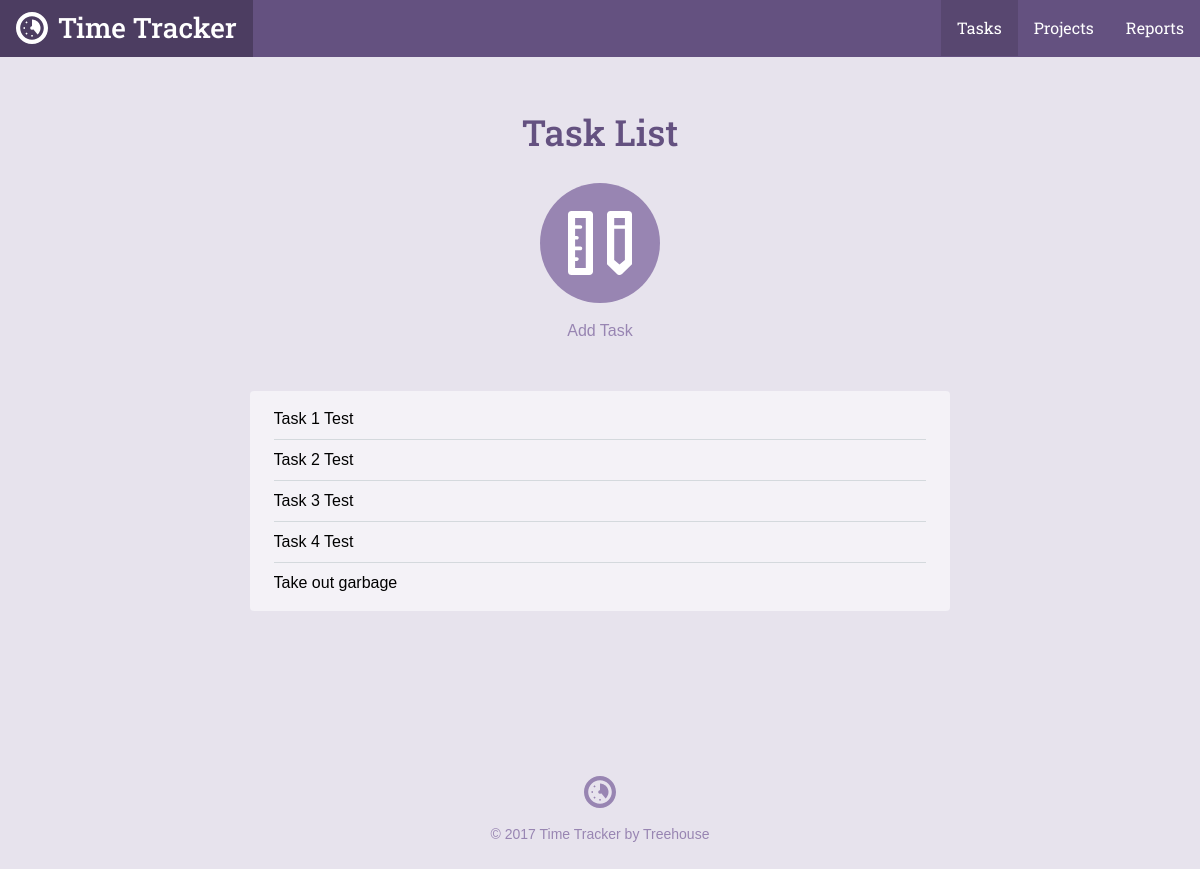
Before: /task_list.php with the older database file.
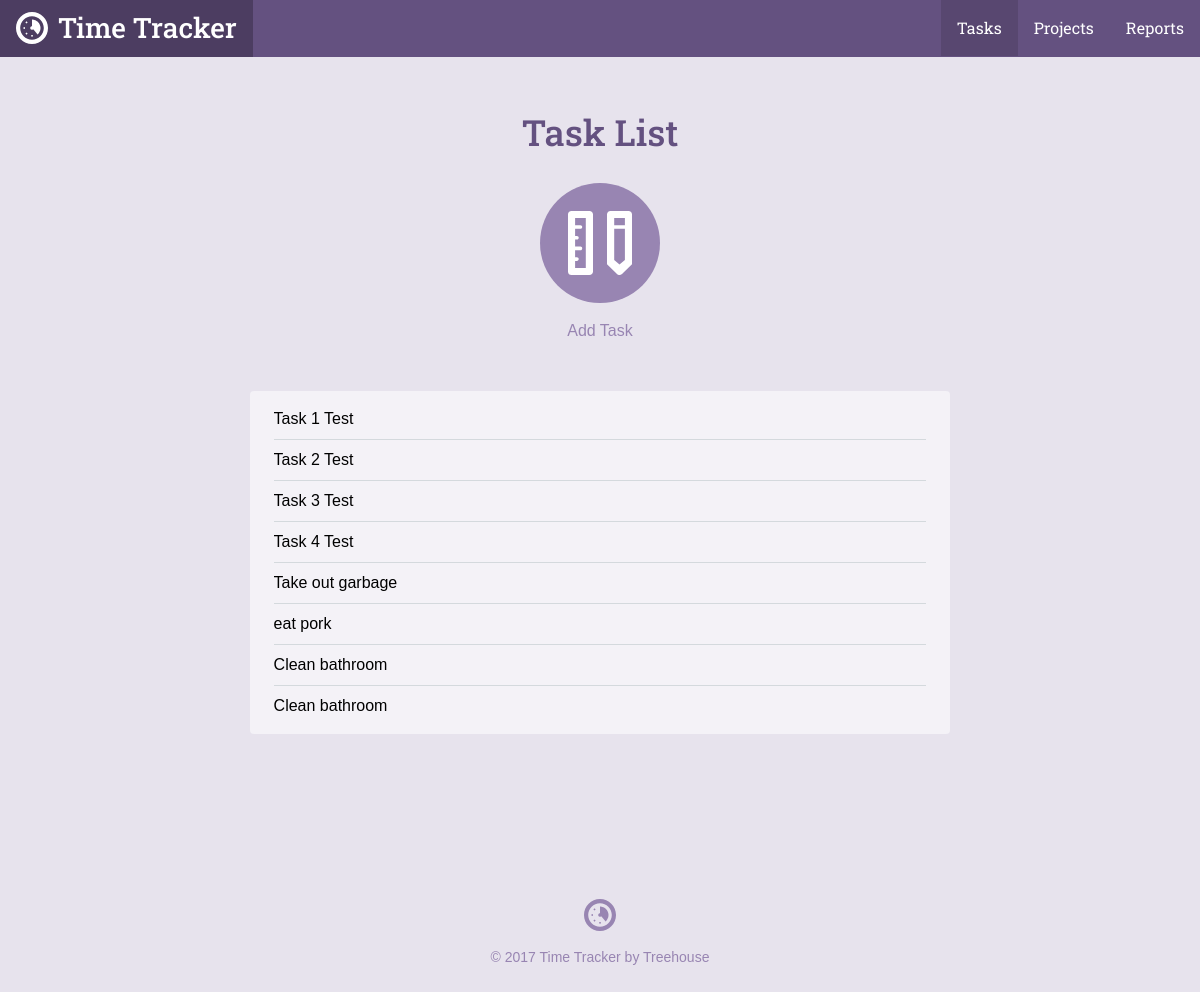
After: the same page with the newer database file.
### tables this page shows
CREATE TABLE `tasks` (
	`task_id`	INTEGER PRIMARY KEY AUTOINCREMENT,
	`project_id`	INTEGER,
	`title`	TEXT,
	`date`	INTEGER NOT NULL,
	`time`	TEXT NOT NULL
);

### inc/functions.php (called while the page is built, shortened)
<?php
function get_task_list(){
	include 'connection.php';
	$sql = "SELECT tasks.*,projects.title AS project FROM tasks INNER JOIN projects ON projects.project_id = tasks.project_id";
	try{
		return $db->query($sql);
	}catch(Exception $e){
		echo "Error: " . $e->getMessage() . "</br>";
		return array();
	}
}

### task_list.php (the view, shortened to what this page needs)
<?php
require 'inc/functions.php';
$page = "tasks";
include 'inc/header.php';
?>
<div class="section catalog random">
    <div class="col-container page-container">
        <div class="col col-70-md col-60-lg col-center">
            <h1 class="actions-header">Task List</h1>
            <div class="actions-item">
                <a class="actions-link" href="task.php">
                    <span class="actions-icon">
                        <svg viewbox="0 0 64 64"><use xlink:href="#task_icon"></use></svg>
                    </span>
                Add Task</a>
            </div>
            <div class="form-container">
              <ul class="items">
               <?php
                    foreach(get_task_list() as $item){
                        echo "<li>". $item['title'] . "</li>";
                    }
                ?>
              </ul>
            </div>
        </div>
    </div>
</div>
<?php include("inc/footer.php"); ?>

### inc/header.php (shortened to what this page needs)
<html>
<head>
	<link rel="stylesheet" href="css/style.css" type="text/css">
</head>
<body>
	<header class="header">
    <div class="col-container">
  		<h1>
        <a class="logo" href="./">
          <svg viewbox="0 0 64 64" class="logo-icon"><use xlink:href="#logo_icon"></use></svg>
          <span class="logo-name">Time Tracker</span>
        </a>
      </h1>
  		<ul class="nav">
        <li class="nav-item tasks<?php if ($page == "tasks") { echo " on"; } ?>"><a class="nav-link" href="task_list.php">Tasks</a></li>
        <li class="nav-item projects<?php if ($page == "projects") { echo " on"; } ?>"><a class="nav-link" href="project_list.php">Projects</a></li>
        <li class="nav-item reports<?php if ($page == "reports") { echo " on"; } ?>"><a class="nav-link" href="reports.php">Reports</a></li>
      </ul>
    </div>
  </header>
	<div id="content">

### inc/footer.php
</div>
	<footer class="footer">
    <div class="col-container">
      <svg viewbox="0 0 64 64" class="logo-icon"><use xlink:href="#logo_icon"></use></svg>
  		<p class="footer-copy">&copy; <?php echo date("Y"); ?> Time Tracker by Treehouse</p>
    </div>
	</footer>
</body>
</html>

### css/style.css (style rules this page uses)
*,:after,:before { box-sizing:border-box }
html { font-family:sans-serif;-ms-text-size-adjust:100%;-webkit-text-size-adjust:100% }
body { margin:0 }
article,aside,details,figcaption,figure,footer,header,hgroup,main,menu,nav,section,summary { display:block }
a { background-color:transparent }
h1 { font-size:2em;margin:.67em 0 }
svg:not(:root) { overflow:hidden }
html { font-size:100%;line-height:1.5;-webkit-tap-highlight-color:transparent }
body { font-size:1rem;font-family:"Gotham Rounded A","Gotham Rounded B","Helvetica",Helvetica,Arial,sans-serif;font-style:normal;font-weight:400 }
.col { float:left;width:100% }
.col-container:before,.col-container:after { content:" ";display:table }
.col-container:after { clear:both }
.col-center { float:none;margin:0 auto }
@media screen and (min-width: 680px) { .col-70-md { width:70% !important } }
@media screen and (min-width: 960px) { .col-60-lg { width:60% !important } }
h1,h2,h3,h4,h5,h6 { color:#40484a;display:block;font-weight:500;margin:0;text-rendering:optimizeLegibility }
h1 { font-size:2.25rem }
p { color:#576366;font-size:1rem;line-height:1.5;margin:0 }
a { color:#3f8abf;cursor:pointer;transition:color 300ms 0s ease;text-decoration:none }
ul,ol { margin:0;padding:0 0 0 2rem }
body { background-color:#e7e3ed }
h1,h2,h3,h4,h5,h6 { color:#645180;font-family:"Roboto Slab", Helvetica, Arial, sans-serif }
p { color:#7D669E }
.header { background-color:#645180;overflow:hidden }
.header h1 { float:left }
.col-container { margin:0 auto;max-width:1200px }
.logo { display:inline-block;transition:background 200ms ease-in-out }
@media screen { .logo { padding:.4rem 1rem .7rem } }
@media screen and (min-width: 680px) { .logo { padding:.45rem 1rem .5rem } }
.logo-icon { width:32px;fill:#fff;margin-top:5px;float:left }
.footer .logo-icon { float:none;margin-bottom:1rem;fill:#9885b2 }
.logo-name { color:#fff;font-family:"Roboto Slab", Helvetica, Arial, sans-serif;margin-left:10px;font-size:1.75rem }
@media screen { .logo-name { display:none } }
@media screen and (min-width: 680px) { .logo-name { display:inline } }
.nav { float:right;list-style:none }
.nav-item { float:left }
.nav-item.on .nav-link { background-color:#584770;cursor:default }
.nav-link { color:#fff;font-family:"Roboto Slab", Helvetica, Arial, sans-serif;transition:background 200ms ease-in-out;padding:1rem;display:inline-block }
@media screen { .nav-link { font-size:15px } }
@media screen and (min-width: 680px) { .nav-link { font-size:16px } }
.actions-header { margin-bottom:1.5rem }
.actions-item { margin:0 1.5rem }
@media screen and (min-width: 680px) { .actions-item { display:inline-block;float:left } }
.page-container .actions-item { float:none }
.actions-link { transition:color 200ms ease-in-out;color:#9885b2;display:block }
@media screen { .actions-link { margin-bottom:2rem } }
@media screen and (min-width: 680px) { .actions-link { margin-bottom:0 } }
.actions-icon { width:120px;height:120px;transition:background 200ms ease-in-out;display:block;background-color:#9885b2;border-radius:9999px }
@media screen { .actions-icon { margin-bottom:.5rem } }
@media screen and (min-width: 680px) { .actions-icon { margin-bottom:1rem } }
.actions-icon svg { width:64px;height:64px;margin-top:28px;fill:#fff;display:inline-block }
.page-container .actions-icon { margin-left:auto;margin-right:auto }
.page-container { text-align:center }
@media screen { .page-container { padding:1.5rem 1rem 0 1rem } }
@media screen and (min-width: 680px) { .page-container { padding-top:3rem } }
.form-container { background-color:#f4f2f7;border-radius:4px }
@media screen { .form-container { padding:.5rem 1.5rem;margin-top:.5rem;margin-bottom:1.5rem } }
@media screen and (min-width: 680px) { .form-container { padding:.5rem 1.5rem;margin-top:3rem;margin-bottom:0 } }
.items { list-style:none;overflow:hidden;padding:0;margin:0 }
.items li { position:relative;text-align:left;border-bottom:solid 1px #d4d9dd;padding-top:.5rem;padding-bottom:.5rem }
.items li:last-child { border-bottom:none !important }
.footer { padding:5rem 0 0 0;text-align:center }
@media screen { .footer { margin-top:1.5rem;margin-bottom:1.5rem } }
@media screen and (min-width: 680px) { .footer { margin-top:5rem } }
.footer-copy { font-size:.875rem;color:#9885b2 }

Changed rows visible on the page:
added tasks: title "eat pork"
added tasks: title "Clean bathroom"
added tasks: title "Clean bathroom"
